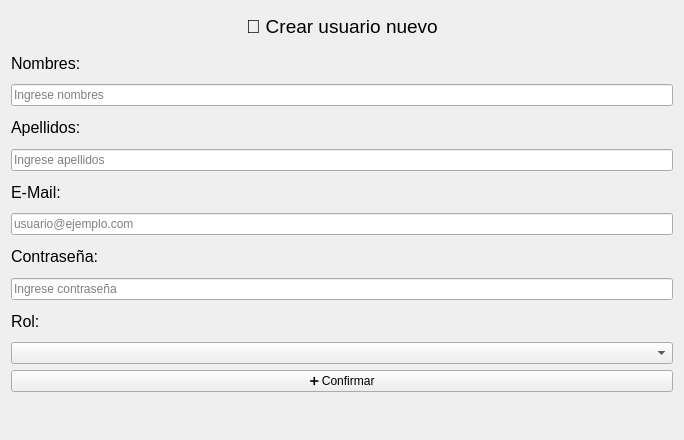
<?xml version="1.0" encoding="UTF-8"?>
<ui version="4.0">
 <class>create_user_screen</class>
 <widget class="QWidget" name="create_user_screen">
  <property name="geometry">
   <rect>
    <x>0</x>
    <y>0</y>
    <width>684</width>
    <height>440</height>
   </rect>
  </property>
  <layout class="QVBoxLayout" name="verticalLayout">
   <item>
    <widget class="QLabel" name="label_heading">
     <property name="font">
      <font>
       <pointsize>14</pointsize>
      </font>
     </property>
     <property name="text">
      <string>👤 Crear usuario nuevo</string>
     </property>
     <property name="alignment">
      <set>Qt::AlignCenter</set>
     </property>
    </widget>
   </item>
   <item>
    <widget class="QLabel" name="label_nombres">
     <property name="font">
      <font>
       <pointsize>12</pointsize>
      </font>
     </property>
     <property name="text">
      <string>Nombres:</string>
     </property>
    </widget>
   </item>
   <item>
    <widget class="QLineEdit" name="nombresInput">
     <property name="placeholderText">
      <string>Ingrese nombres</string>
     </property>
    </widget>
   </item>
   <item>
    <widget class="QLabel" name="label_apellidos">
     <property name="font">
      <font>
       <pointsize>12</pointsize>
      </font>
     </property>
     <property name="text">
      <string>Apellidos:</string>
     </property>
    </widget>
   </item>
   <item>
    <widget class="QLineEdit" name="apellidosInput">
     <property name="placeholderText">
      <string>Ingrese apellidos</string>
     </property>
    </widget>
   </item>
   <item>
    <widget class="QLabel" name="label_email">
     <property name="font">
      <font>
       <pointsize>12</pointsize>
      </font>
     </property>
     <property name="text">
      <string>E-Mail:</string>
     </property>
    </widget>
   </item>
   <item>
    <widget class="QLineEdit" name="emailInput">
     <property name="placeholderText">
      <string>usuario@ejemplo.com</string>
     </property>
    </widget>
   </item>
   <item>
    <widget class="QLabel" name="label_password">
     <property name="font">
      <font>
       <pointsize>12</pointsize>
      </font>
     </property>
     <property name="text">
      <string>Contraseña:</string>
     </property>
    </widget>
   </item>
   <item>
    <widget class="QLineEdit" name="passwordInput">
     <property name="echoMode">
      <enum>QLineEdit::Password</enum>
     </property>
     <property name="placeholderText">
      <string>Ingrese contraseña</string>
     </property>
    </widget>
   </item>
   <item>
    <widget class="QLabel" name="label_rol">
     <property name="font">
      <font>
       <pointsize>12</pointsize>
      </font>
     </property>
     <property name="text">
      <string>Rol:</string>
     </property>
    </widget>
   </item>
   <item>
    <widget class="QComboBox" name="rolComboBox"/>
   </item>
   <item>
    <widget class="QPushButton" name="saveButton">
     <property name="text">
      <string>➕ Confirmar</string>
     </property>
    </widget>
   </item>
   <item>
    <widget class="QLabel" name="errorLabel">
     <property name="styleSheet">
      <string notr="true">color: red;</string>
     </property>
     <property name="text">
      <string/>
     </property>
     <property name="alignment">
      <set>Qt::AlignCenter</set>
     </property>
    </widget>
   </item>
  </layout>
 </widget>
 <resources/>
 <connections/>
</ui>
